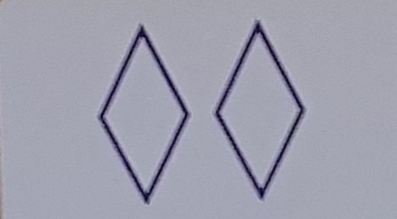
#> input picture k3.png, 397 x 219 px
$ python FillShapes.py
#> lines starting #> are read from the running program, lines starting #| are printed output that depends on the picture; after the words box and inside, x2 and y2 are one past the last pixel; in counts of white or black regions, pixels touching at a corner belong together
import cv2
import numpy as np

# Read image
im_in = cv2.imread("k3.png", cv2.IMREAD_GRAYSCALE)
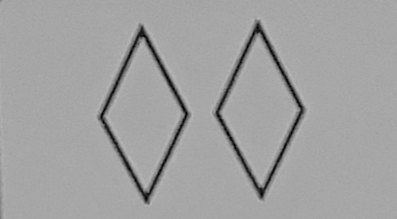
#> im_in: shape (219, 397); min 0, max 184, mean 161.2

# Threshold
th, im_th = cv2.threshold(im_in, 127, 255, cv2.THRESH_BINARY)
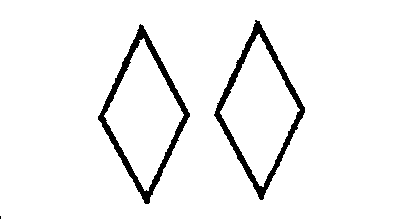
#> im_th: shape (219, 397); 95% white; 3 black regions (1 under 20 px), largest, box (x1, y1, x2, y2) and area: (98, 24, 190, 204) 2206, (214, 20, 305, 200) 2164

im_th = 255 - im_th
# Copy the thresholded image
im_floodfill = im_th.copy()

# Mask used to flood filling.
# NOTE: the size needs to be 2 pixels bigger on each side than the input image
h, w = im_th.shape[:2]
#> h = 219; w = 397
print(h, w)
#| 219 397
mask = np.zeros((h+2, w+2), np.uint8)

# Floodfill from point (0, 0)
cv2.floodFill(im_floodfill, mask, (20,20), 255)
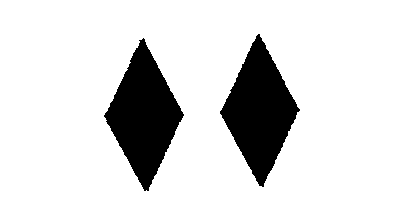
#> im_floodfill: shape (219, 397); 85.6% white; 2 black regions, box (x1, y1, x2, y2) and area: (104, 38, 184, 191) 6257, (220, 34, 300, 187) 6241

# Invert floodfilled image
im_floodfill_inv = cv2.bitwise_not(im_floodfill)

# Combine the two images to get the foreground
im_out = im_th | im_floodfill_inv
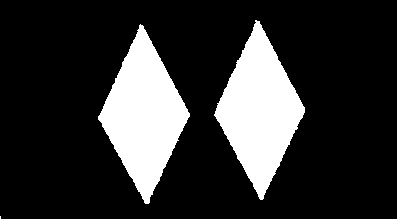
#> im_out: shape (219, 397); 19.4% white; 3 white regions (1 under 20 px), largest, box (x1, y1, x2, y2) and area: (98, 24, 190, 204) 8463, (214, 20, 305, 200) 8405

im_out=im_out[10:-10, 190:-60]
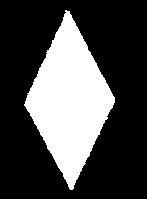
#> im_out: shape (199, 147); 28.7% white; 1 white region, box (x1, y1, x2, y2) and area: (24, 10, 115, 190) 8405
moments = cv2.moments(im_out)
#> moments = moments, m00 2143275, centre m10/m00, m01/m00 = (69.15, 100.1)

# Calculate Hu Moments
huMoments = cv2.HuMoments(moments)
#> huMoments = [0.000815, 2.37e-07, 1.97e-13, 6.26e-14, 6.93e-27, 3.05e-17, -5.27e-28]
print(huMoments)
#| [[ 8.15445968e-04]
#|  [ 2.36960329e-07]
#|  [ 1.96722137e-13]
#|  [ 6.26123353e-14]
#|  [ 6.92887780e-27]
#|  [ 3.04647756e-17]
#|  [-5.27213909e-28]]

# Display images.
cv2.imwrite("diamond2.png", im_out)
cv2.imshow("Image", im_out)

cv2.waitKey(0)

$ run again, with k1.png copied over k3.png
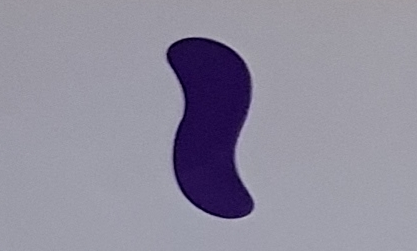
#> input picture k1.png, 417 x 251 px
#> `th, im_th = cv2.threshold(im_in, 127, 255, cv2.THRESH_BINARY)`:
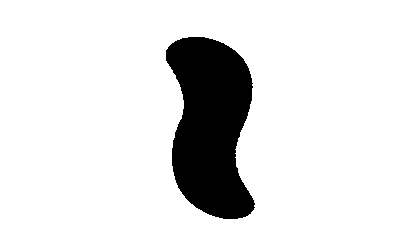
#> im_th: shape (251, 417); 88.7% white; 1 black region, box (x1, y1, x2, y2) and area: (166, 37, 255, 219) 11790
#| 251 417
#> im_floodfill: shape (251, 417); every value is 255
#> im_floodfill_inv: shape (251, 417); every value is 0
#> `im_out=im_out[10:-10, 190:-60]`:
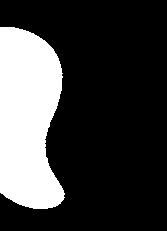
#> im_out: shape (231, 167); 24.7% white; 1 white region, box (x1, y1, x2, y2) and area: (0, 27, 65, 209) 9519
#> moments = moments, m00 2427345, centre m10/m00, m01/m00 = (27.4, 117.8)
#> huMoments = [0.00117, 9.1e-07, 8.93e-12, 6.93e-12, 5.26e-23, 6.03e-15, 1.44e-23]
#| [[1.17385479e-03]
#|  [9.09856335e-07]
#|  [8.92631558e-12]
#|  [6.93004327e-12]
#|  [5.25704700e-23]
#|  [6.02546799e-15]
#> (further printed lines are left out)

$ run again, with k10.png copied over k3.png
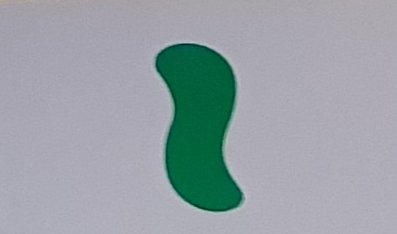
#> input picture k10.png, 397 x 234 px
#> `th, im_th = cv2.threshold(im_in, 127, 255, cv2.THRESH_BINARY)`:
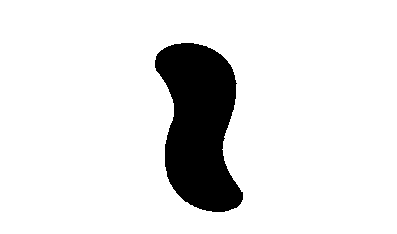
#> im_th: shape (234, 397); 89% white; 1 black region, box (x1, y1, x2, y2) and area: (155, 43, 243, 212) 10262
#| 234 397
#> im_floodfill: shape (234, 397); every value is 255
#> im_floodfill_inv: shape (234, 397); every value is 0
#> `im_out=im_out[10:-10, 190:-60]`:
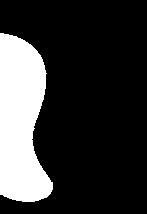
#> im_out: shape (214, 147); 21.3% white; 1 white region, box (x1, y1, x2, y2) and area: (0, 33, 53, 202) 6691
#> moments = moments, m00 1706205, centre m10/m00, m01/m00 = (20.49, 120.2)
#> huMoments = [0.00144, 1.57e-06, 4.43e-12, 2.99e-12, 1.05e-23, 1.74e-15, 2.7e-24]
#| [[1.43891729e-03]
#|  [1.57307224e-06]
#|  [4.43356345e-12]
#|  [2.98550172e-12]
#|  [1.05202368e-23]
#|  [1.73540768e-15]
#> (further printed lines are left out)

$ run again, with k11.png copied over k3.png
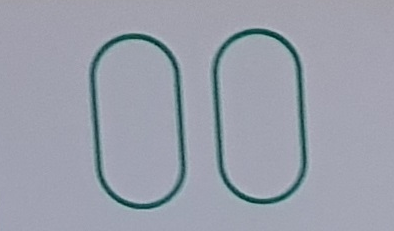
#> input picture k11.png, 394 x 231 px
#> `th, im_th = cv2.threshold(im_in, 127, 255, cv2.THRESH_BINARY)`:
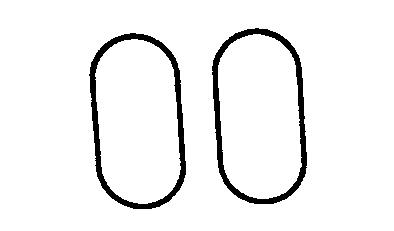
#> im_th: shape (231, 394); 94.6% white; 2 black regions, box (x1, y1, x2, y2) and area: (89, 33, 186, 209) 2475, (212, 28, 307, 204) 2466
#| 231 394
#> im_floodfill: shape (231, 394); 74.3% white; 2 black regions, box (x1, y1, x2, y2) and area: (95, 39, 181, 204) 11712, (218, 34, 302, 199) 11637
#> `im_out=im_out[10:-10, 190:-60]`:
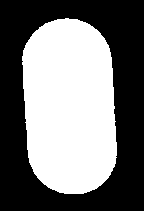
#> im_out: shape (211, 144); 46.4% white; 1 white region, box (x1, y1, x2, y2) and area: (22, 18, 117, 194) 14103
#> moments = moments, m00 3596265, centre m10/m00, m01/m00 = (69.25, 106)
#> huMoments = [0.000766, 1.89e-07, 2.46e-14, 2.25e-15, 4.04e-30, 9.36e-21, 1.62e-29]
#| [[7.65957475e-04]
#|  [1.89293323e-07]
#|  [2.45604206e-14]
#|  [2.24983313e-15]
#|  [4.04248674e-30]
#|  [9.36322593e-21]
#> (further printed lines are left out)
